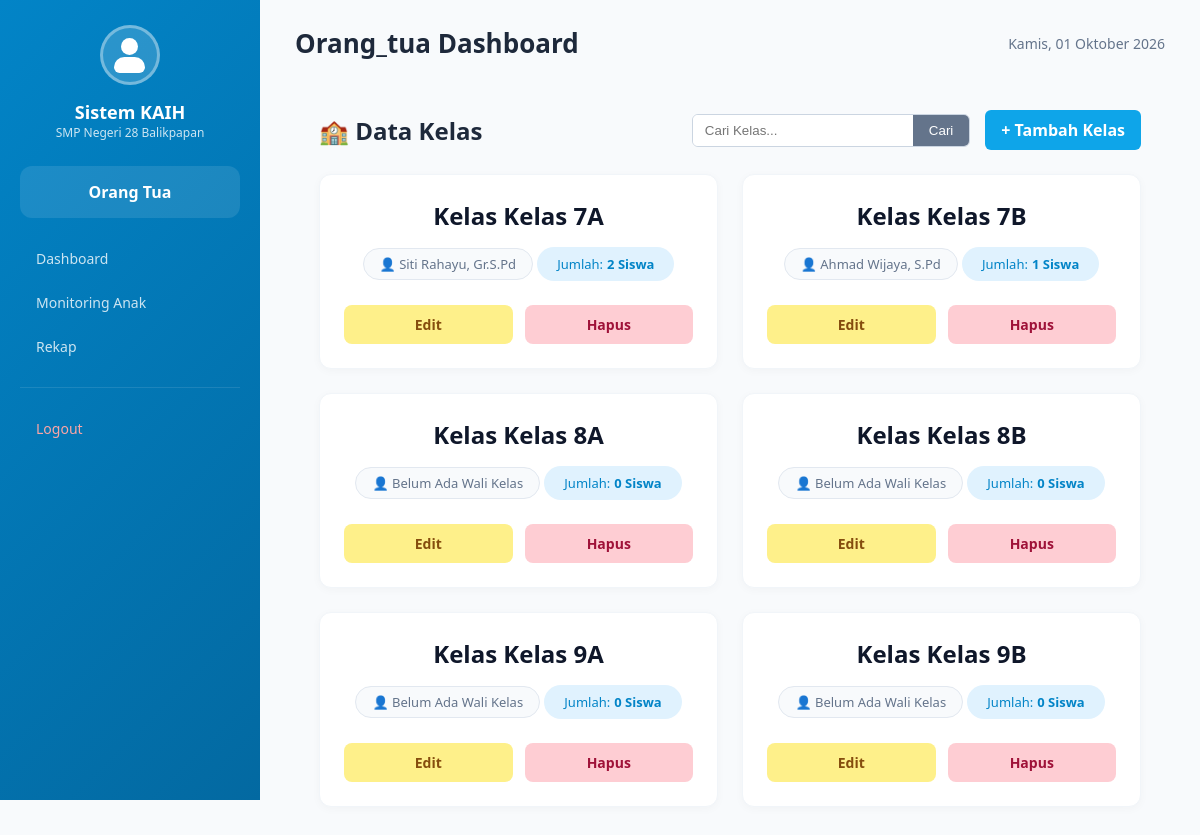
/aplikasi/admin/kelas.php (signed in), run on the app's committed database.
### tables this page shows
CREATE TABLE `kaih_kelas` (
  `id` bigint unsigned NOT NULL AUTO_INCREMENT,
  `nama_kelas` varchar(50) NOT NULL,
  `tingkat` enum('7','8','9') DEFAULT NULL,
  `wali_kelas_id` bigint unsigned DEFAULT NULL,
  `created_at` timestamp NULL DEFAULT NULL,
  `updated_at` timestamp NULL DEFAULT NULL,
  PRIMARY KEY (`id`),
  UNIQUE KEY `unique_nama_kelas` (`nama_kelas`),
  KEY `kaih_kelas_wali_kelas_id_foreign` (`wali_kelas_id`)
);

### aplikasi/admin/kelas.php (the view, shortened to what this page needs)
<?php
require_once '../../config/database.php';
$search = $_GET['search'] ?? '';
$query = "
    SELECT
        k.id,
        k.nama_kelas,
        (SELECT COUNT(*) FROM siswa s WHERE s.kelas = k.nama_kelas) AS jumlah_siswa,
        (SELECT nama_guru FROM guru g WHERE g.kelas = k.nama_kelas LIMIT 1) AS nama_wali
    FROM kaih_kelas k
";
$query .= " ORDER BY k.nama_kelas ASC";
$stmt = $pdo->prepare($query);
$stmt->execute();
$kelas_data = $stmt->fetchAll(PDO::FETCH_ASSOC);
require_once '../includes/header-kaih.php';
?>
<div class="kelas-container">
    <div class="kelas-header">
        <h2>🏫 Data Kelas</h2>
        <div class="header-actions">
            <form method="GET" action="" class="search-box">
                <input type="text" name="search" placeholder="Cari Kelas..." value="<?php echo htmlspecialchars($search); ?>">
                <button type="submit">Cari</button>
            </form>
            <a href="tambah_kelas.php" class="btn-tambah">+ Tambah Kelas</a>
        </div>
    </div>
    <div class="kelas-grid">
        <?php if (count($kelas_data) > 0): ?>
            <?php foreach ($kelas_data as $row): ?>
                <div class="kelas-card" data-href="siswa.php?q=<?php echo urlencode($row['nama_kelas']); ?>">
                    <h3>Kelas <?php echo htmlspecialchars($row['nama_kelas']); ?></h3>
                    <div class="wali-kelas">
                        👤 <?php echo !empty($row['nama_wali']) ? htmlspecialchars($row['nama_wali']) : 'Belum Ada Wali Kelas'; ?>
                    </div>
                    <div class="badge-siswa" title="Lihat daftar siswa kelas <?php echo htmlspecialchars($row['nama_kelas']); ?>">
                        Jumlah: <strong><?php echo $row['jumlah_siswa']; ?> Siswa</strong>
                    </div>
                    <div class="card-actions">
                        <a href="edit_kelas.php?id=<?php echo $row['id']; ?>" class="btn-edit">Edit</a>
                        <a href="hapus_kelas.php?id=<?php echo $row['id']; ?>" class="btn-hapus" onclick="return confirm('Yakin ingin menghapus kelas ini?');">Hapus</a>
                    </div>
                </div>
            <?php endforeach; ?>
        <?php else: ?>
            <div style="grid-column: 1 / -1; text-align: center; padding: 40px; color: #64748b; background: #fff; border-radius: 12px;">
                Belum ada data kelas yang ditambahkan atau tidak ada hasil pencarian.
            </div>
        <?php endif; ?>
    </div>
</div>

### aplikasi/includes/header-kaih.php (shortened to what this page needs)
<?php
require_once __DIR__ . '/auth.php';
function hariIndo($day) {
    $hari = [
        'Monday' => 'Senin',
        'Tuesday' => 'Selasa',
        'Wednesday' => 'Rabu',
        'Thursday' => 'Kamis',
        'Friday' => 'Jumat',
        'Saturday' => 'Sabtu',
        'Sunday' => 'Minggu'
    ];
    return $hari[$day] ?? $day;
}
function bulanIndo($month) {
    $bulan = [
        'January' => 'Januari',
        'February' => 'Februari',
        'March' => 'Maret',
        'April' => 'April',
        'May' => 'Mei',
        'June' => 'Juni',
        'July' => 'Juli',
        'August' => 'Agustus',
        'September' => 'September',
        'October' => 'Oktober',
        'November' => 'November',
        'December' => 'Desember'
    ];
    return $bulan[$month] ?? $month;
}
function tanggalIndo($date = null) {
    if ($date === null) {
        $date = date('Y-m-d');
    }
    $timestamp = strtotime($date);
    return hariIndo(date('l', $timestamp)) . ', ' . date('d', $timestamp) . ' ' . bulanIndo(date('F', $timestamp)) . ' ' . date('Y', $timestamp);
}
$role = $_SESSION['role'];
$nama = $user['nama_lengkap'] ?? $_SESSION['username'];
$current_page = basename($_SERVER['PHP_SELF']);
$sidebarLabel = match ($role) {
    'admin' => 'Admin',
    'orang_tua' => 'Orang Tua',
    default => ucfirst($role),
};
?>
<!DOCTYPE html>
<html lang="id">
<head>
</head>
<body>
<div class="sidebar" id="sidebar">
    <div class="logo">
        <span class="user-avatar" role="img" aria-label="Profil pengguna"></span>
        <h2>Sistem KAIH</h2>
        <p>SMP Negeri 28 Balikpapan</p>
    </div>
    <div class="user-info">
        <?php if (in_array($role, ['siswa', 'guru'], true)): ?>
            <div class="name"><?php echo htmlspecialchars($nama); ?></div>
            <div class="role"><?php echo htmlspecialchars($sidebarLabel); ?></div>
        <?php else: ?>
            <div class="name"><?php echo htmlspecialchars($sidebarLabel); ?></div>
        <?php endif; ?>
    </div>
    <nav class="menu">
        <?php if ($role === 'admin'): ?>
            <a href="index.php" class="<?php echo ($current_page == 'index.php') ? 'active' : ''; ?>">
                Dashboard
            </a>
            <a href="siswa.php" class="<?php echo ($current_page == 'siswa.php') ? 'active' : ''; ?>">
                Kelola Siswa
            </a>
            <a href="guru.php" class="<?php echo ($current_page == 'guru.php') ? 'active' : ''; ?>">
                Kelola Guru
            </a>
            <a href="kelas.php" class="<?php echo ($current_page == 'kelas.php') ? 'active' : ''; ?>">
                Kelola Kelas
            </a>
            <a href="laporan.php" class="<?php echo ($current_page == 'laporan.php') ? 'active' : ''; ?>">
                Laporan
            </a>
            <a href="laporan-bullying.php" class="<?php echo ($current_page == 'laporan-bullying.php') ? 'active' : ''; ?>">
                Laporan Bullying
            </a>
            <a href="survei.php" class="<?php echo ($current_page == 'survei.php') ? 'active' : ''; ?>">
                Survei Pelayanan
            </a>
        <?php elseif ($role === 'orang_tua'): ?>
            <a href="index.php" class="<?php echo ($current_page == 'index.php') ? 'active' : ''; ?>">
                Dashboard
            </a>
            <a href="monitoring.php" class="<?php echo ($current_page == 'monitoring.php') ? 'active' : ''; ?>">
                Monitoring Anak
            </a>
            <a href="rekap.php" class="<?php echo ($current_page == 'rekap.php') ? 'active' : ''; ?>">
                Rekap
            </a>
        <?php endif; ?>
        <div class="logout">
            <a href="../../logout.php">Logout</a>
        </div>
    </nav>
</div>
<div class="main-content">
    <div class="header">
        <div style="display: flex; align-items: center; gap: 15px;">
            <h1><?php echo ucfirst($role); ?> Dashboard</h1>
        </div>
        <span class="date"><?php echo tanggalIndo(); ?></span>
    </div>

### aplikasi/includes/header-kaih.php (style rules this page uses)
* { margin: 0; padding: 0; box-sizing: border-box; }
body { font-family: 'Segoe UI', Tahoma, Geneva, Verdana, sans-serif; background: #f1f5f9; min-height: 100vh; }
.sidebar { position: fixed; left: 0; top: 0; width: 260px; height: 100vh; background: linear-gradient(135deg, #0284c7, #0369a1); color: white; padding: 25px 20px; overflow-y: auto; z-index: 1000; }
.sidebar .logo { text-align: center; margin-bottom: 25px; }
.sidebar .logo .user-avatar { width: 60px; height: 60px; border-radius: 50%; border: 3px solid rgba(255,255,255,0.35); background: rgba(255,255,255,0.16); display: inline-block; position: relative; }
.sidebar .logo .user-avatar::before { content: ''; position: absolute; width: 17px; height: 17px; border-radius: 50%; background: white; top: 10px; left: 18px; }
.sidebar .logo .user-avatar::after { content: ''; position: absolute; width: 31px; height: 16px; border-radius: 18px 18px 10px 10px; background: white; bottom: 9px; left: 11px; }
.sidebar .logo h2 { font-size: 18px; margin-top: 10px; }
.sidebar .logo p { font-size: 12px; opacity: 0.8; }
.sidebar .user-info { background: rgba(255,255,255,0.1); padding: 15px; border-radius: 12px; margin-bottom: 20px; text-align: center; }
.sidebar .user-info .name { font-weight: 700; font-size: 16px; }
.sidebar .menu a { display: block; padding: 11px 16px; color: rgba(255,255,255,0.8); text-decoration: none; border-radius: 10px; transition: all 0.3s; margin-bottom: 3px; font-size: 14px; }
.sidebar .logout { margin-top: 20px; border-top: 1px solid rgba(255,255,255,0.1); padding-top: 20px; }
.sidebar .logout a { color: #fca5a5; }
.main-content { margin-left: 260px; padding: 25px 35px; min-height: 100vh; }
.main-content .header { display: flex; justify-content: space-between; align-items: center; margin-bottom: 25px; }
.main-content .header h1 { font-size: 26px; color: #1e293b; }
.main-content .header .date { color: #64748b; font-size: 14px; }

### aplikasi/admin/kelas.php (style rules this page uses)
body { background-color: #f8fafc; }
.kelas-container { padding: 24px; width: 100%; max-width: 1200px; margin: 0 auto; box-sizing: border-box; }
.kelas-header { display: flex; justify-content: space-between; align-items: center; margin-bottom: 24px; width: 100%; }
.kelas-header h2 { margin: 0; font-size: 24px; color: #1e293b; display: flex; align-items: center; gap: 10px; }
.header-actions { display: flex; align-items: center; gap: 15px; }
.search-box { display: flex; border: 1px solid #cbd5e1; border-radius: 6px; overflow: hidden; background: #fff; }
.search-box input { padding: 8px 12px; border: none; outline: none; width: 220px; }
.search-box button { background: #64748b; color: white; border: none; padding: 8px 16px; cursor: pointer; }
.btn-tambah { background: #0ea5e9; color: white; text-decoration: none; padding: 9px 16px; border-radius: 6px; font-weight: 600; display: flex; align-items: center; gap: 6px; white-space: nowrap; }
.kelas-grid { display: grid; grid-template-columns: repeat(auto-fill, minmax(280px, 1fr)); gap: 24px; }
.kelas-card { background: #ffffff; border-radius: 12px; padding: 24px; text-align: center; box-shadow: 0 2px 10px rgba(0, 0, 0, 0.03); border: 1px solid #f1f5f9; transition: transform 0.2s ease, box-shadow 0.2s ease; cursor: pointer; position: relative; }
.kelas-card h3 { margin: 0 0 15px 0; font-size: 24px; color: #0f172a; font-weight: 700; }
.wali-kelas { display: inline-flex; align-items: center; justify-content: center; gap: 8px; background: #f8fafc; padding: 6px 16px; border-radius: 20px; font-size: 13px; color: #64748b; margin-bottom: 20px; border: 1px solid #e2e8f0; width: fit-content; margin-left: auto; margin-right: auto; }
.badge-siswa { display: inline-flex; align-items: center; justify-content: center; background-color: #e0f2fe; color: #0284c7; padding: 8px 20px; border-radius: 20px; font-size: 13px; font-weight: 500; margin-bottom: 24px; }
.badge-siswa strong { margin-left: 4px; font-weight: 700; }
.card-actions { display: flex; gap: 12px; justify-content: center; }
.btn-edit, .btn-hapus { flex: 1; padding: 10px; border-radius: 8px; text-decoration: none; font-size: 14px; font-weight: 600; text-align: center; border: none; cursor: pointer; transition: background 0.2s; position: relative; z-index: 2; }
.btn-edit { background: #fef08a; color: #854d0e; }
.btn-hapus { background: #fecdd3; color: #9f1239; }

### data on the page
kaih_kelas: nama_kelas "Kelas 7A", nama_wali "Siti Rahayu, Gr.S.Pd", jumlah_siswa "2"
kaih_kelas: nama_kelas "Kelas 7B", nama_wali "Ahmad Wijaya, S.Pd", jumlah_siswa "1"
kaih_kelas: nama_kelas "Kelas 8A", shows "Belum Ada Wali Kelas", jumlah_siswa "0"
kaih_kelas: nama_kelas "Kelas 8B", shows "Belum Ada Wali Kelas", jumlah_siswa "0"
kaih_kelas: nama_kelas "Kelas 9A", shows "Belum Ada Wali Kelas", jumlah_siswa "0"
kaih_kelas: nama_kelas "Kelas 9B", shows "Belum Ada Wali Kelas", jumlah_siswa "0"

### other printed values
$sidebarLabel "Orang Tua"
$role "Orang_tua"
tanggalIndo() "Kamis, 01 Oktober 2026"
